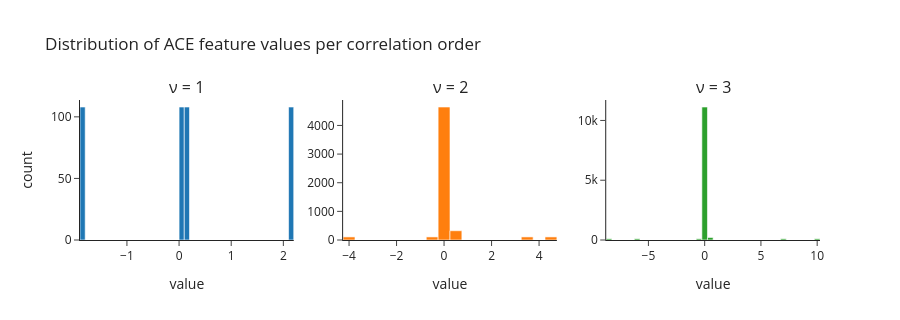

This figure's notebook cell:
### Markdown cell above
## 6. Triplet correlations ($\nu = 3$)

Setting `nu_max=3` adds bispectrum-like features. They are more expensive but
carry information that pair correlations cannot — particularly the *handedness*
and triangular geometry of three-body arrangements.

### Code cell
atoms = bulk("Cu", "fcc", cubic=True).repeat(3)
pyscal.find_neighbors(atoms, method="cutoff", cutoff=5.0)
res = pyscal.ace(atoms, nmax=4, lmax=4, nu_max=3, normalize=False)

fig = make_subplots(rows=1, cols=3, subplot_titles=["\u03bd = 1", "\u03bd = 2", "\u03bd = 3"])
for col, key in enumerate(["nu1", "nu2", "nu3"], start=1):
    data = res[key].ravel()
    fig.add_trace(go.Histogram(x=data, nbinsx=40, showlegend=False), row=1, col=col)
fig.update_layout(height=320, template="simple_white",
                  title="Distribution of ACE feature values per correlation order")
fig.update_xaxes(title="value")
fig.update_yaxes(title="count", col=1)
fig

### Figure 1 — Plotly figure (JSON) as saved in the notebook; plotly's stock layout.template omitted (floating-point values rounded to 4 significant figures; data arrays with more than 128 entries replaced by an {"elided": "..."} marker saying what was removed)
{"data": [{"nbinsx": 40, "showlegend": false, "type": "histogram", "x": {"elided": "432 float values"}, "xaxis": "x", "yaxis": "y"}, {"nbinsx": 40, "showlegend": false, "type": "histogram", "x": {"elided": "5400 float values"}, "xaxis": "x2", "yaxis": "y2"}, {"nbinsx": 40, "showlegend": false, "type": "histogram", "x": {"elided": "11880 float values"}, "xaxis": "x3", "yaxis": "y3"}], "layout": {"annotations": [{"font": {"size": 16}, "showarrow": false, "text": "ν = 1", "x": 0.1444, "xanchor": "center", "xref": "paper", "y": 1.0, "yanchor": "bottom", "yref": "paper"}, {"font": {"size": 16}, "showarrow": false, "text": "ν = 2", "x": 0.5, "xanchor": "center", "xref": "paper", "y": 1.0, "yanchor": "bottom", "yref": "paper"}, {"font": {"size": 16}, "showarrow": false, "text": "ν = 3", "x": 0.8556, "xanchor": "center", "xref": "paper", "y": 1.0, "yanchor": "bottom", "yref": "paper"}], "height": 320, "title": {"text": "Distribution of ACE feature values per correlation order"}, "xaxis": {"anchor": "y", "domain": [0.0, 0.2889], "title": {"text": "value"}}, "xaxis2": {"anchor": "y2", "domain": [0.3556, 0.6444], "title": {"text": "value"}}, "xaxis3": {"anchor": "y3", "domain": [0.7111, 1.0], "title": {"text": "value"}}, "yaxis": {"anchor": "x", "domain": [0.0, 1.0], "title": {"text": "count"}}, "yaxis2": {"anchor": "x2", "domain": [0.0, 1.0]}, "yaxis3": {"anchor": "x3", "domain": [0.0, 1.0]}}}
